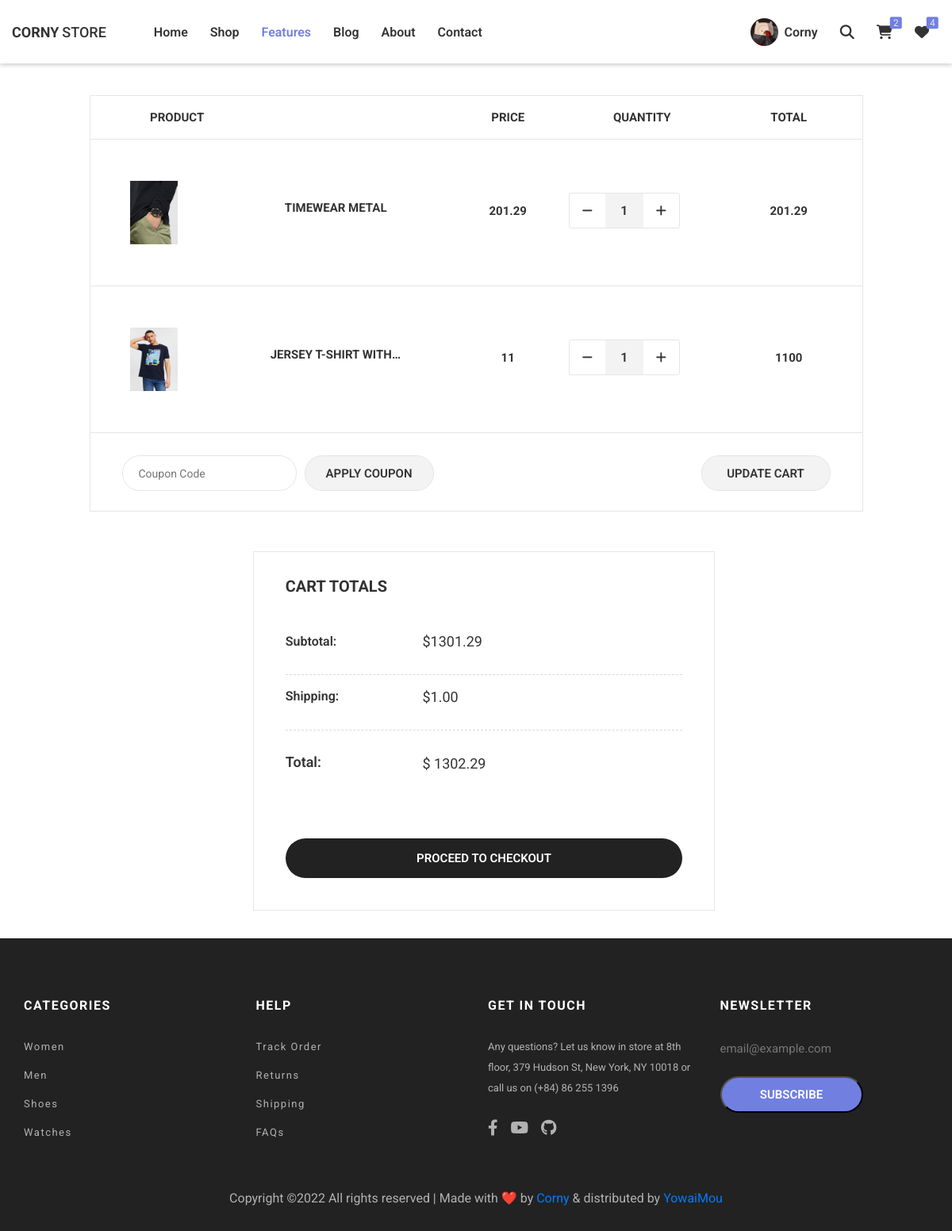
/components/pg_features/index.php (signed in), run on the app's committed database.
### tables this page shows
CREATE TABLE `user` (
  `id` int(11) NOT NULL,
  `email` varchar(255) NOT NULL,
  `password` varchar(255) NOT NULL,
  `name` varchar(50) NOT NULL,
  `role` varchar(10) NOT NULL DEFAULT 'user',
  `avatar` varchar(500) NOT NULL
);

CREATE TABLE `cart` (
  `id` int(11) NOT NULL,
  `user_id` int(11) NOT NULL,
  `product_id` int(11) NOT NULL,
  `quantity` int(11) NOT NULL
);

CREATE TABLE `product` (
  `product_id` int(11) NOT NULL,
  `category_id` int(11) NOT NULL,
  `product_type_id` int(11) NOT NULL,
  `product_name` varchar(255) NOT NULL,
  `product_price` varchar(255) NOT NULL,
  `product_desc` varchar(500) NOT NULL,
  `product_img` varchar(1000) NOT NULL,
  `date_insert` datetime NOT NULL DEFAULT current_timestamp(),
  `date_update` datetime NOT NULL DEFAULT current_timestamp() ON UPDATE current_timestamp()
);

### admin/class/user_class.php (called while the page is built, shortened)
<?php
class User {
    public $connect;
    public function __construct($host, $user, $pw, $db_name) {
        $this->connect = new mysqli($host, $user, $pw, $db_name);
    }
    public function get_user_by_email($email) {
        $query = "SELECT * FROM user WHERE `email`='$email'";
        $result = mysqli_query($this->connect, $query);
        return $result;
    }
}
?>

### components/class/cart_class.php (called while the page is built, shortened)
<?php
class Cart {
    public $connect;
    public function __construct($host, $user, $pw, $db_name) {
        $this->connect = new mysqli($host, $user, $pw, $db_name);
    }
    public function show_cart_detail($user_id) {
        $query = "SELECT a.user_id, a.quantity, b.* FROM `cart` a
        INNER JOIN product b ON a.product_id = b.product_id
        WHERE a.user_id = '$user_id'";
        $result = mysqli_query($this->connect, $query);
        return $result;
    }
    public function count_cart($user_id) {
        $query = "SELECT COUNT(product_id) as 'number' FROM `cart`
        WHERE `user_id` = ".$user_id;
        $result = mysqli_query($this->connect, $query);
        return $result;
    }
}
?>

### components/class/wishlist_class.php (called while the page is built, shortened)
<?php
class Wishlist {
    public $connect;
    public function __construct($host, $user, $pw, $db_name) {
        $this->connect = new mysqli($host, $user, $pw, $db_name);
    }
    public function count_wishlist($user_id) {
        $query = "SELECT COUNT(product_id) as 'number' FROM `wishlist`
        WHERE `user_id` = ".$user_id;
        $result = mysqli_query($this->connect, $query);
        return $result;
    }
}
?>

### components/pg_features/index.php (the view, shortened to what this page needs)
<?php
$url_base = "../../";
$url_folder = "../";
$url_inside = "router/";
?>
<?php include $url_inside."links.php" ?>
<body>
    <?php include "../layouts/header.php" ?>
    <?php
    $cart = new Cart(DB_HOST, DB_USER, DB_PASS, DB_NAME);
    $check_data = false;
    if(isset($_SESSION['id']) || !($_SESSION['id'] == NULL)) {
        $user_id = $_SESSION['id'];
        $show_cart_detail = $cart->show_cart_detail($user_id);
        $arr_total = [];
        $cost_ship = 1;
        if(mysqli_num_rows($show_cart_detail) > 0) {
            $check_data = true;
        }
    }
    ?>
    <div id="section" class="section_features">
        <div class="container">
            <?php if($check_data) {?>
            <form class="cart_info"
            action="<?php echo $url_folder?>cart/cart_update.php" method="GET">
                <table class="cart_info-table">
                    <tr class="table_head">
                        <th class="column-1">Product</th>
                        <th class="column-2"></th>
                        <th class="column-3">Price</th>
                        <th class="column-4">Quantity</th>
                        <th class="column-5">Total</th>
                    </tr>
                    <?php if(mysqli_num_rows($show_cart_detail) > 0) {
                        while($row = mysqli_fetch_assoc($show_cart_detail)) {
                            $tmp_total = $row['product_price']*$row['quantity'];
                            $total = $tmp_total-(int)$tmp_total!=0? $tmp_total : $tmp_total."00";
                            array_push($arr_total, $total);?>
                    <tr class="table_row">
                        <th class="column-1">
                            <a class="img_item"
                            href="<?php echo $url_folder."cart/cart_delete.php?product_id=".$row['product_id']?>">
                                <img alt="" width="60px" height="80px"
                                src="<?php echo $url_base."admin/uploads/".$row['product_img']?>">
                            </a>
                        </th>
                        <th class="column-2">
                            <span style=" display: inline-block;
                            width: 165px;
                            white-space: nowrap;
                            overflow: hidden !important;
                            text-overflow: ellipsis;">
                                <?php echo $row['product_name'] ?>
                            </span>
                        </th>
                        <th class="column-3"><?php echo $row['product_price'] ?></th>
                        <th class="column-4">
                            <div class="num_product">
                                <div class="btn_num_product-down">
                                    <i class="fa-solid fa-minus"></i>
                                </div>
                                <input name="<?php echo $row['product_id']?>"
                                value="<?php echo $row['quantity']?>"
                                type="number" class="input_num_product">
                                <div class="btn_num_product-up">
                                    <i class="fa-solid fa-plus"></i>
                                </div>
                            </div>
                        </th>
                        <th class="column-5"><?php echo $total?></th>
                    </tr>
                    <?php }}?>
                </table>
                <div class="cart_interact">
                    <div class="cart_interact_coupon">
                        <input type="text" placeholder="Coupon Code"
                        class="coupon_input" name="coupon">
                        <button type="submit" class="coupon_btn btn">
                            APPLY COUPON
                        </button>
                    </div>
                    <div class="cart_interact_update">
                        <button type="submit" class="update_btn btn">
                            UPDATE CART
                        </button>
                    </div>
                </div>
            </form>
            <div class="cart_totals">
                <div class="cart_totals-contents">
                    <h4>CART TOTALS</h4>
                    <?php
                    $tmp_sum_total = 0;
                    for($i=0; $i<count($arr_total);$i++)
                    {$tmp_sum_total+=$arr_total[$i]; }
                    $sum_total = $tmp_sum_total-(int)$tmp_sum_total!=0?$tmp_sum_total:$tmp_sum_total."00" ?>
                    <div class="subtotal">
                        <div class="subtotal_title">Subtotal:</div>
                        <div class="subtotal_price">$<?php echo $sum_total?></div>
                    </div>
                    <div class="shipping">
                        <div class="shipping_title">Shipping:</div>
                        <div class="shipping_price">$1.00</div>
                    </div>
                    <div class="total">
                        <div class="total_title">Total:</div>
                        <div class="total_price">$
                            <?php $tmp_total_final = $sum_total + $cost_ship;
                            $total_final = $tmp_total_final-(int)$tmp_total_final!=0 ?
                            $tmp_total_final:$tmp_total_final."00";
                            echo $total_final;?>
                        </div>
                    </div>
                    <div>
                        <a href="pay.php" class="checkout_btn btn">PROCEED TO CHECKOUT</a>
                    </div>
                </div>
            </div>
            <?php }?>
        </div>
    </div>
    <?php include "../layouts/footer.php" ?>
</body>

### components/layouts/header.php (shortened to what this page needs)
<?php
include $url_base."admin/class/user_class.php";
include $url_folder."class/cart_class.php";
include $url_folder."class/wishlist_class.php";
if(!isset($_SESSION["email"]) || $_SESSION["email"]==NULL) {
    $islogged = false;
} else {
    $islogged = true;
    $id = $_SESSION["id"];
    $email = $_SESSION["email"];
    $user = new User(DB_HOST, DB_USER, DB_PASS, DB_NAME);
    $cart = new Cart(DB_HOST, DB_USER, DB_PASS, DB_NAME);
    $wishlist = new Wishlist(DB_HOST, DB_USER, DB_PASS, DB_NAME);
    $get_user_by_email = $user->get_user_by_email($email);
    $row = mysqli_fetch_assoc($get_user_by_email);
    $cart_number = mysqli_fetch_assoc($cart->count_cart($id));
    $row_count_wishlist = mysqli_fetch_assoc($wishlist->count_wishlist($id));
}
?>
<header id="header" class="header_home ">
    <div class="container">
        <a href=<?php echo $url_folder."pg_home/index.php"?> class="header_logo">
            <b>CORNY</b>STORE
        </a>
        <ul class="header_menu">
            <li class="item home">
                <a href=<?php echo $url_folder."pg_home/index.php"?>>Home</a>
            </li>
            <li class="item products">
                <a href=<?php echo $url_folder."pg_shop/index.php"?>>Shop</a>
            </li>
            <li class="item features">
                <a href=<?php echo $url_folder."pg_features/index.php"?>>Features</a>
            </li>
            <li class="item ">
                <a href="">Blog</a>
            </li>
            <li class="item about">
                <a href=<?php echo $url_folder."pg_about/index.php"?>>About</a>
            </li>
            <li class="item contact">
                <a href=<?php echo $url_folder."pg_contact/index.php"?>>Contact</a>
            </li>
        </ul>
        <div class="header_nav">
            <?php
            if($islogged == false) { ?>
            <a href=<?php echo $url_folder."UI_user/login.php"?> class="login">
                <i class="fa-solid fa-arrow-right-to-bracket"></i>
                LOGIN
            </a>
            <?php } else {?>
            <div class="user_info">
                <div class="user_info-img">
                    <img src="<?php echo $url_base."admin/uploads/avatar/".$row['avatar']?>" alt="">
                </div>
                <div class="user_info-name">Corny</div>
            </div>
            <?php }?>
            <div class="icon search">
                <i class="fa-solid fa-magnifying-glass"></i>
            </div>
            <div class="icon cart">
                <i class="fa-solid fa-cart-shopping"></i>
                <div class="icon_quantity">
                    <?php if($islogged) {
                        echo $cart_number['number'];
                    } else { echo "0";}?>
                </div>
            </div>
            <div class="icon heart">
                <i class="fa-solid fa-heart"></i>
                <div class="icon_quantity">
                    <?php if($islogged) {
                        echo $row_count_wishlist['number'];
                    } else { echo "0";}?>
                </div>
            </div>
        </div>
    </div>
</header>

### assets/css/layouts_css/style.css (style rules this page uses)
* { margin: 0; padding: 0; box-sizing: border-box; font-family: 'Roboto', sans-serif; color: var(--dark); transition: all .2s linear; scroll-behavior: smooth; }
input[type=number] { -moz-appearance: textfield; }
:root { --dark-bg: rgb(34, 34, 34); --dark: #333333; --light-bg: #fff; --light-bg_features: #f3f3f3; --light-border_features: #d9d9d9; --light-search-bg: rgba(255,255,255,0.9); --light-price: #666; --light-text: #888888; --light-btn: #e6e6e6; --light-text-footer: #b2b2b2; --blue: rgb(113, 127, 224); --blue-blur: rgba(113, 127, 224, 0.8); --blue-heart: rgb(103,116,213); --blue-text-footer: #007bff; --blue-hover: #0056b3; --shadow: rgb(0 0 0 / 20%); --overlay-bg: rgba(0,0,0,0.6); --green_success: #408140; --red_alert: rgb(244,67,54); }
body { position: relative; }
ul { list-style: none; }
a { text-decoration: none; }
.container { margin-left: auto; margin-right: auto; padding: 0 15px; max-width: 1200px; width: 100%; }
.btn { display: flex; justify-content: center; align-items: center; width: fit-content; min-width: 180px; height: 46px; background-color: var(--blue); color: var(--light-bg); border-radius: 23px; font-size: 15px; font-weight: 600; cursor: pointer; }

### assets/css/layouts_css/header.css (style rules this page uses)
#header { display: flex; height: 80px; width: 100%; position: fixed; z-index: 2022; background-color: var(--light-bg); box-shadow: 0 2px 5px var(--shadow); }
#header .container, .header_logo, .header_menu, .header_nav { display: flex; align-items: center; }
.header_logo { font-size: 18px; margin-right: 60px; font-weight: 500; }
.header_logo b { margin-right: 4px; }
.header_menu { transition: all .5s ease-in-out; }
.header_menu li { margin-right: 28px; font-weight: 600; }
.header_nav { flex: 1; justify-content: flex-end; }
.header_nav > .icon { display: flex; justify-content: center; align-items: center; padding: 6px 8px; margin: 0 6px; cursor: pointer; }
.header_nav > .icon i { font-size: 18px; }
.header_nav > .icon { position: relative; }
.header_nav > .icon .icon_quantity { position: absolute; top: 0; right: 0; transform: translate(25%, -25%); border-radius: 2px; background-color: var(--blue); color: var(--light-btn); font-size: 12px; width: 15px; height: 15px; display: flex; justify-content: center; align-items: center; text-align: center; }
.user_info { display: flex; align-items: center; margin: 0 6px; padding: 8px 8px; cursor: pointer; position: relative; }
.user_info-img { display: flex; justify-content: center; align-items: center; width: 35px; height: 35px; border-radius: 50%; overflow: hidden; margin-right: 8px; }
.user_info-img img { height: 100%; }
.user_info-name { font-weight: 600; text-align: center; }

### assets/responsive/res_features.css (style rules this page uses)
@media (min-width: 1200px) { .cart_info, .bill_info { -ms-flex: 0 0 58.333333%; flex: 0 0 58.333333%; max-width: 58.333333%; } }
@media (min-width: 1200px) { .cart_totals, .order_info { -ms-flex: 0 0 41.666667%; flex: 0 0 41.666667%; max-width: 41.666667%; } }
@media (max-width: 1200px) { .cart_totals-contents, .order_info { margin-top: 50px; } }
@media (max-width: 1200px) and (min-width: 992px) { .cart_info, .bill_info { -ms-flex: 0 0 83.333333%; flex: 0 0 83.333333%; max-width: 83.333333%; } }
@media (max-width: 1200px) and (min-width: 992px) { .cart_totals, .order_info { -ms-flex: 0 0 58.333333%; flex: 0 0 58.333333%; max-width: 58.333333%; } }

### components/pg_features/router/links.php (style rules this page uses)
.header_menu .features a { color: var(--blue) }

### data on the page
user: avatar (picture)
cart: product.product_img (picture), product.product_name "TIMEWEAR METAL", product.product_price "201.29", quantity "1"
cart: product.product_img (picture), product.product_name "JERSEY T-SHIRT WITH…", product.product_price "11", quantity "1", total "1100"

### other printed values
$cart_number['number'] "2"
$row_count_wishlist['number'] "4"
$sum_total "1301.29"
$total_final "1302.29"
